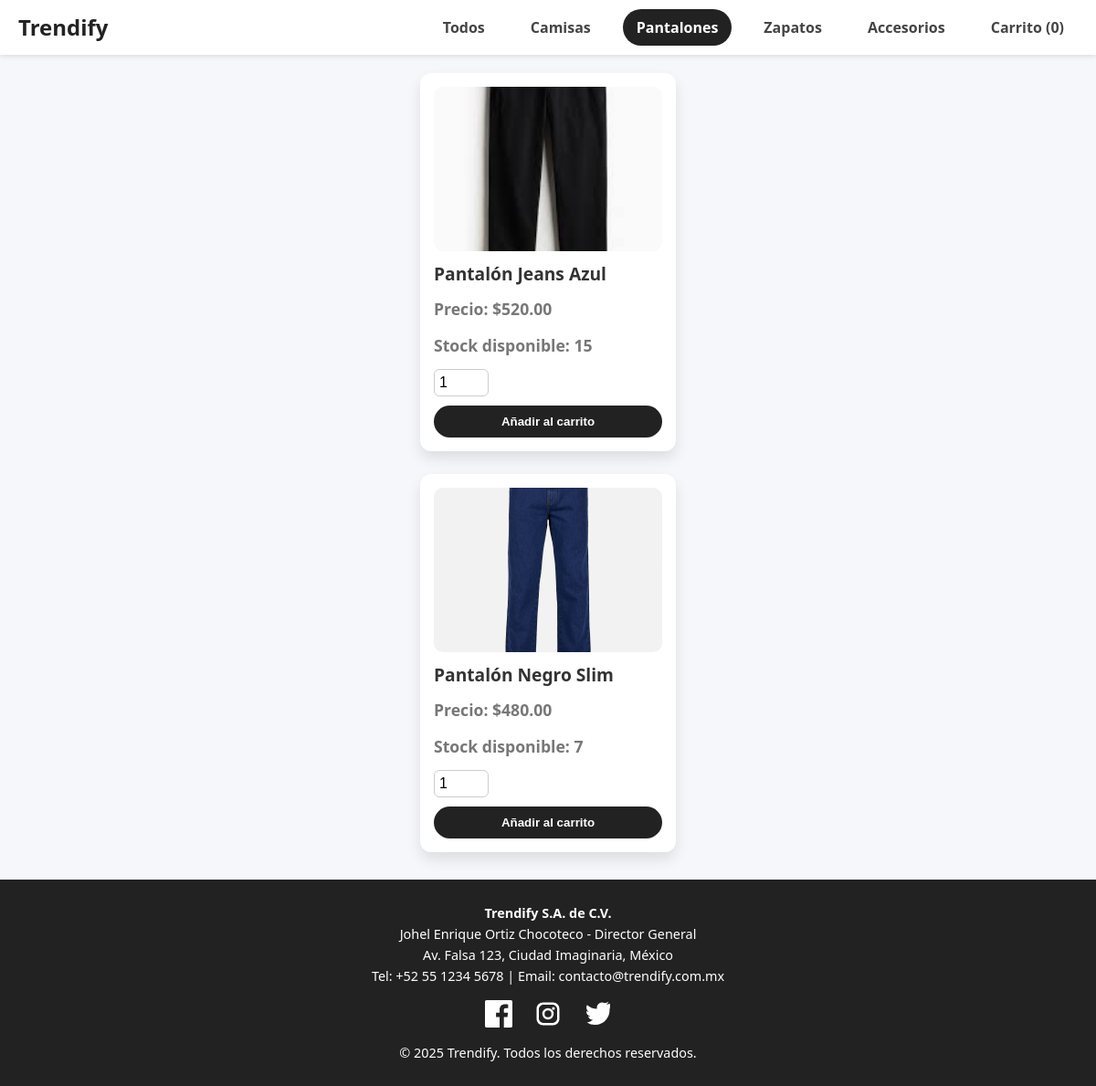
/index.php?cat=pantalones, run on the app's committed database.
### tables this page shows
CREATE TABLE products (
    id INT AUTO_INCREMENT PRIMARY KEY,            
    name VARCHAR(100) NOT NULL,                    
    category ENUM('camisas', 'pantalones', 'zapatos', 'accesorios') NOT NULL,   
    price DECIMAL(10,2) NOT NULL,                  
    stock INT NOT NULL,                             
    image VARCHAR(255) NOT NULL                     
);

### index.php (the view, shortened to what this page needs)
<?php
require 'db.php';
$categories = ['camisas' => 'Camisas', 'pantalones' => 'Pantalones', 'zapatos' => 'Zapatos', 'accesorios' => 'Accesorios'];
$selected_cat = $_GET['cat'] ?? 'all';
if ($selected_cat === 'all') {
    $stmt = $pdo->query("SELECT * FROM products ORDER BY category, name");
    $products = $stmt->fetchAll();
} else {
    $stmt = $pdo->prepare("SELECT * FROM products WHERE category = ? ORDER BY name");
    $stmt->execute([$selected_cat]);
    $products = $stmt->fetchAll();
}
$stmtCount = $pdo->prepare("SELECT SUM(quantity) FROM cart WHERE session_id = ?");
$stmtCount->execute([$_SESSION['session_id']]);
$cart_count = $stmtCount->fetchColumn() ?: 0;
?>
<!DOCTYPE html>
<html lang="es">
<head>
  <link rel="stylesheet" href="style.css" />
</head>
<body>
<nav>
  <div class="nav-container">
    <div class="nav-logo">Trendify</div>
    <div class="nav-menu">
      <a href="index.php?cat=all" class="<?= $selected_cat === 'all' ? 'active' : '' ?>">Todos</a>
      <?php foreach ($categories as $cat_id => $cat_name): ?>
        <a href="index.php?cat=<?= $cat_id ?>" class="<?= $selected_cat === $cat_id ? 'active' : '' ?>"><?= $cat_name ?></a>
      <?php endforeach; ?>
      <a href="cart.php" class="cart-link">Carrito (<?= $cart_count ?>)</a>
    </div>
  </div>
</nav>
<div class="container">
  <?php if (empty($products)): ?>
    <p>No hay productos para mostrar en esta categoría.</p>
  <?php else: ?>
    <div class="products-grid">
      <?php foreach ($products as $product): ?>
        <div class="product-card">
          <img src="images/<?= htmlspecialchars($product['image']) ?>" alt="<?= htmlspecialchars($product['name']) ?>">
          <div class="product-info">
            <h3><?= htmlspecialchars($product['name']) ?></h3>
            <p>Precio: $<?= number_format($product['price'], 2) ?></p>
            <p>Stock disponible: <?= $product['stock'] ?></p>
          </div>
          <?php if ($product['stock'] > 0): ?>
            <form method="POST" action="index.php?cat=<?= $selected_cat ?>">
              <input type="number" class="quantity-input" name="quantity" value="1" min="1" max="<?= $product['stock'] ?>" />
              <button type="submit" class="btn">Añadir al carrito</button>
            </form>
          <?php else: ?>
            <button disabled class="btn" style="background:#888;cursor:not-allowed;">Agotado</button>
          <?php endif; ?>
        </div>
      <?php endforeach; ?>
    </div>
  <?php endif; ?>
</div>
<footer>
  <p><strong>Trendify S.A. de C.V.</strong></p>
  <p>Johel Enrique Ortiz Chocoteco - Director General</p>
  <p>Av. Falsa 123, Ciudad Imaginaria, México</p>
  <p>Tel: +52 55 1234 5678 | Email: contacto@trendify.com.mx</p>
  <div class="social-buttons">
    <a href="#" title="Facebook" aria-label="Facebook" target="_blank" rel="noopener noreferrer">
    </a>
    <a href="#" title="Instagram" aria-label="Instagram" target="_blank" rel="noopener noreferrer">
    </a>
    <a href="#" title="X (Twitter)" aria-label="X (Twitter)" target="_blank" rel="noopener noreferrer">
    </a>
  </div>
  <p style="margin-top:10px;">© 2025 Trendify. Todos los derechos reservados.</p>
</footer>
</body>
</html>

### style.css (style rules this page uses)
* { margin: 0; padding: 0; box-sizing: border-box; }
body { font-family: 'Segoe UI', Tahoma, Geneva, Verdana, sans-serif; background: #f5f7fa; color: #333; line-height: 1.6; min-height: 100vh; display: flex; flex-direction: column; }
.container { max-width: 1200px; margin: 20px auto; padding: 10px; padding-top: 60px; flex: 1; }
nav { position: fixed; top: 0; width: 100%; background: #fff; box-shadow: 0 2px 5px rgba(0,0,0,0.1); z-index: 1000; }
.nav-container { max-width: 1200px; margin: 0 auto; display: flex; align-items: center; justify-content: space-between; padding: 10px 20px; }
.nav-logo { font-weight: bold; font-size: 1.5rem; color: #222; }
.nav-menu { display: flex; gap: 20px; }
.nav-menu a { text-decoration: none; color: #444; font-weight: 600; padding: 8px 15px; border-radius: 25px; transition: 0.3s; line-height: 1.5; }
.nav-menu a:hover, .nav-menu a.active { background: #222; color: white; }
.products-grid { display: grid; grid-template-columns: repeat(auto-fit,minmax(280px,1fr)); gap: 25px; }
.product-card { background: white; border-radius: 12px; padding: 15px; box-shadow: 0 8px 15px rgba(0,0,0,0.1); display: flex; flex-direction: column; justify-content: space-between; transition: transform 0.3s ease; }
.product-card img { width: 100%; border-radius: 10px; height: 180px; object-fit: cover; }
.product-info { margin-top: 10px; }
.product-info h3 { font-size: 1.2rem; margin-bottom: 8px; }
.product-info p { color: #777; font-weight: 700; font-size: 1.1rem; margin-bottom: 12px; }
.btn { background: #222; color: white; border: none; padding: 10px; border-radius: 30px; font-weight: 600; cursor: pointer; transition: 0.3s; width: 100%; }
.quantity-input { width: 60px; padding: 5px; margin-bottom: 10px; border-radius: 6px; border: 1px solid #ccc; font-size: 1rem; }
footer { background: #222; color: white; padding: 25px 15px; text-align: center; font-size: 0.9rem; margin-top: auto; }
footer .social-buttons { margin-top: 15px; }
footer .social-buttons a { display: inline-block; margin: 0 10px; color: white; width: 30px; height: 30px; transition: color 0.3s; text-decoration: none; }
footer .social-buttons a svg { fill: white; width: 100%; height: 100%; }

### data on the page
products: image (picture), name "Pantalón Jeans Azul", price "520.00", stock "15"
products: image (picture), name "Pantalón Negro Slim", price "480.00", stock "7"

### other printed values
$cat_name "Camisas"
$cat_name "Pantalones"
$cat_name "Zapatos"
$cat_name "Accesorios"
$cart_count "0"
